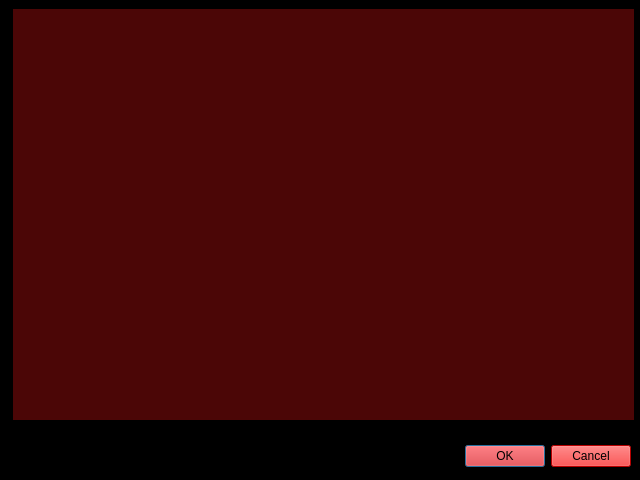
<?xml version="1.0" encoding="UTF-8"?>
<ui version="4.0">
 <class>Dialog</class>
 <widget class="QDialog" name="Dialog">
  <property name="geometry">
   <rect>
    <x>0</x>
    <y>0</y>
    <width>640</width>
    <height>480</height>
   </rect>
  </property>
  <property name="sizePolicy">
   <sizepolicy hsizetype="Fixed" vsizetype="Fixed">
    <horstretch>0</horstretch>
    <verstretch>0</verstretch>
   </sizepolicy>
  </property>
  <property name="minimumSize">
   <size>
    <width>640</width>
    <height>480</height>
   </size>
  </property>
  <property name="maximumSize">
   <size>
    <width>640</width>
    <height>480</height>
   </size>
  </property>
  <property name="windowTitle">
   <string>Dialog</string>
  </property>
  <property name="styleSheet">
   <string notr="true">background-color: rgb(0, 0, 0);
color: rgb(255, 0, 0);</string>
  </property>
  <widget class="QDialogButtonBox" name="buttonBox">
   <property name="geometry">
    <rect>
     <x>10</x>
     <y>440</y>
     <width>621</width>
     <height>32</height>
    </rect>
   </property>
   <property name="styleSheet">
    <string notr="true">background-color: rgb(255, 0, 0);
color: rgb(0, 0, 0);</string>
   </property>
   <property name="orientation">
    <enum>Qt::Horizontal</enum>
   </property>
   <property name="standardButtons">
    <set>QDialogButtonBox::Cancel|QDialogButtonBox::Ok</set>
   </property>
  </widget>
  <widget class="QPlainTextEdit" name="listText">
   <property name="geometry">
    <rect>
     <x>13</x>
     <y>9</y>
     <width>621</width>
     <height>411</height>
    </rect>
   </property>
   <property name="styleSheet">
    <string notr="true">background-color: rgb(75, 6, 6);
border-color: rgb(255, 0, 0);
selection-background-color: rgb(0, 0, 0);
selection-color: rgb(255, 255, 255);
color: rgb(255, 255, 255);
border-width: thin;
border-style: solid;</string>
   </property>
   <property name="plainText">
    <string/>
   </property>
  </widget>
 </widget>
 <tabstops>
  <tabstop>listText</tabstop>
 </tabstops>
 <resources/>
 <connections>
  <connection>
   <sender>buttonBox</sender>
   <signal>rejected()</signal>
   <receiver>Dialog</receiver>
   <slot>reject()</slot>
   <hints>
    <hint type="sourcelabel">
     <x>316</x>
     <y>260</y>
    </hint>
    <hint type="destinationlabel">
     <x>286</x>
     <y>274</y>
    </hint>
   </hints>
  </connection>
  <connection>
   <sender>buttonBox</sender>
   <signal>accepted()</signal>
   <receiver>Dialog</receiver>
   <slot>accept()</slot>
   <hints>
    <hint type="sourcelabel">
     <x>248</x>
     <y>254</y>
    </hint>
    <hint type="destinationlabel">
     <x>157</x>
     <y>274</y>
    </hint>
   </hints>
  </connection>
 </connections>
</ui>
